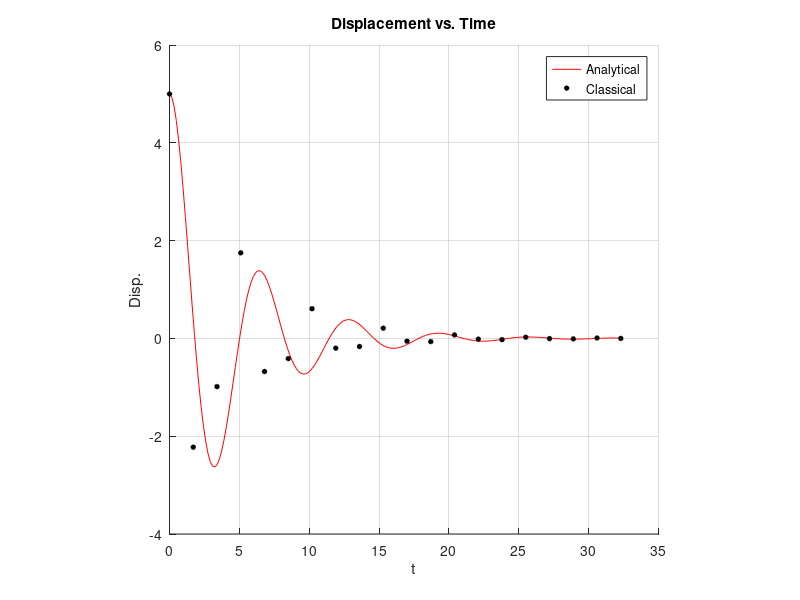

Here is the MATLAB script that generated this plot:
clear all; clc;

% Parameters for Analytical and Classical Solution- %
w = 1; 
xi = 0.2;
u_0 = 5;
v_0 = 0;
% End of Parameters---------------------------------%

% Time Parameters-----------------------------------%
dt = 1.7;
tf = 30;
t0 = 0;
% End of Parameters---------------------------------%

% Numerical Analysis--------------------------------%
      nitems  = 2;               % total number of items stored in history
      nreport = 500;             % number of steps to output
      nsteps  = ceil((tf-t0)/dt) + 1; % total number of analysis time steps
      tf = nsteps*dt;
      nreport = min(nreport,nsteps);
      noutput = ceil(nsteps/nreport);
      history = zeros(nreport,nitems);
      npts = 200;
      h = (tf - t0)/(npts - 1);
      
      
% Constants for Analytical, Numerical and Classical Solution-- %

      a = (2 - w^2*dt^2)/(2*(1 + w*dt*xi));
      b = w*dt*sqrt(1 - (1/4)*w^2*dt^2 - xi^2)/(1 + w*dt*xi);
      r2 = a^2 + b^2;
      phi = acos(a/(sqrt(r2)));
      w_D = w*sqrt(1-xi^2);

      D = (1 + w*dt*xi)/(1 - w*dt*xi);
      B = (2 - dt^2*w^2)/(1 - w*dt*xi);
% End of Constants-------------------------------------------- %

% Initialize position at n=0 'xold' and n=-1 'xoldold'---------% 
      xold = u_0;
      xoldold = (2*dt*v_0 - u_0*B/D)/(-1*(1 + 1/D));
      
      %.... Set time and output counters
      t = t0; out = 0; iout = 0;
      
%.... Compute motion by numerical integration--loop over time steps
      for i=1:nsteps
          
%....... Write the values out to history, if appropriate
%        This segment writes a row to 'history' every 'noutput' steps
         if (out==0)
           iout = iout + 1;
           history(iout,:)=[t,xold];
           out = noutput;
         end
         out = out - 1;

%....... Compute the values of the state for the next time step         
         t = t + dt;
         
%....... Compute new position from equation of motion combined with
%        the difference equation for acceleration
         %xnew  = (2*xi*w*v_0 + w^2*xold)*(-dt^2) + 2*xold - xoldold;
         xnew = (xoldold*(w*dt*xi -1) + xold*(2 - w^2*dt^2))/(1+w*dt*xi);
         
%....... Put current state (new) into old slot and old slot into the 
%        oldold slot to get ready for new step. 
         xoldold = xold;
         xold    = xnew;
         
      end % loop over time steps

%.... Put very last point into the history array                
      iout = iout + 1;
      history(iout,:)=[t,xold];      

ucomp = zeros(3,npts);
t = t0;
for i=1:npts
ucomp(1,i) = t;
ucomp(2,i) = (r2)^(t/(2*dt))*(u_0*cos(phi*t/dt) + ((2*dt*v_0 + u_0*B)/(1+D)...
    - u_0*a)*(1/b)*sin(phi*t/dt));
ucomp(3,i) = exp(-xi*w*t)*(u_0*cos(w_D*t)+(v_0+xi*w*u_0)/(w_D)*sin(w_D*t));
t = t + h;
end

 numerical = 1;      % =1 if you want the numerical soluton (black)
 classical = 1;      % =1 if you want the classical solution (red)
 numanaly  = 0;      % =1 if you wnat the analytical solution (blue)
 
fig=figure(1); clf; grid on; axis square; hold on;
xlabel('t'); ylabel('Disp.'); title('Displacement vs. Time');

if (numanaly  == 1)
    p = plot(ucomp(1,:),ucomp(2,:));
    hold on; set(p,'Color','blue','LineWidth',2);
end
if (classical == 1)
    p1 = plot(ucomp(1,:),ucomp(3,:));
    hold on; set(p1,'Color','red','LineWidth',0.5);
end

if (numerical  == 1)
    p = plot(history(1:iout,1),history(1:iout,2),...
        'o','MarkerFaceColor','k','Linewidth',1,...
        'MarkerEdgeColor','k','MarkerSize',3);
end

legend('Analytical','Classical','Numerical')
